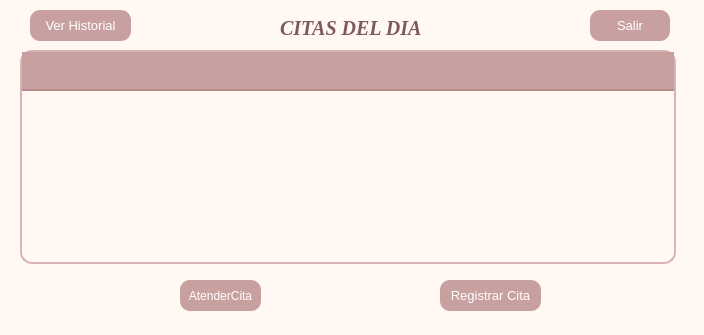
<?xml version="1.0" encoding="utf-8"?>
<ui version="4.0">
	<class>PantallaAdmin</class>
	<widget class="QDialog" name="PantallaAdmin">
		<property name="geometry">
			<rect>
				<x>0</x>
				<y>0</y>
				<width>704</width>
				<height>335</height>
			</rect>
		</property>
		<property name="windowTitle">
			<string>Dialog</string>
		</property>
		<property name="styleSheet">
			<string notr="true">    background-color: #FFF8F3;</string>
		</property>
		<widget class="QLabel" name="LabelContador">
			<property name="geometry">
				<rect>
					<x>280</x>
					<y>20</y>
					<width>271</width>
					<height>16</height>
				</rect>
			</property>
			<property name="styleSheet">
				<string notr="true">
					color: #7D5A5A;
					font-family: Georgia;
					font-size: 20px;
					font-style: italic;
					font-weight: bold;
				</string>
			</property>
			<property name="text">
				<string>CITAS DEL DIA</string>
			</property>
		</widget>
		<widget class="QTableWidget" name="TablaCola">
			<property name="geometry">
				<rect>
					<x>20</x>
					<y>50</y>
					<width>656</width>
					<height>214</height>
				</rect>
			</property>
			<property name="styleSheet">
				<string notr="true">
					QTableView {
					background-color: #FFF8F3;
					alternate-background-color: #F5EEE6;
					border: 2px solid #D8B4B4;
					border-radius: 12px;
					gridline-color: #E6D3D3;

					color: #5C4033;
					font-family: &quot;Segoe UI&quot;;
					font-size: 13px;

					selection-background-color: #E8C4C4;
					selection-color: #4A2C2A;
					}

					QHeaderView::section {
					background-color: #C9A0A0;
					color: #5C4033;

					padding: 8px;
					border: none;
					border-bottom: 2px solid #B88B8B;

					font-family: Georgia;
					font-size: 14px;
					font-weight: bold;
					}

					QTableView::item {
					padding: 6px;
					border-bottom: 1px solid #EAD7D7;
					}

					QTableView::item:hover {
					background-color: #F3DDDD;
					}

					QTableView::item:selected {
					background-color: #E8C4C4;
					color: #4A2C2A;
					}

					QScrollBar:vertical {
					background: #F5EEE6;
					width: 12px;
					border-radius: 6px;
					}

					QScrollBar::handle:vertical {
					background: #C9A0A0;
					border-radius: 6px;
					}

					QScrollBar::handle:vertical:hover {
					background: #B88B8B;
					}
				</string>
			</property>
			<attribute name="horizontalHeaderStretchLastSection">
				<bool>true</bool>
			</attribute>
			<column>
				<property name="text">
					<string/>
				</property>
			</column>
			<column>
				<property name="text">
					<string/>
				</property>
			</column>
			<column>
				<property name="text">
					<string/>
				</property>
			</column>
			<column>
				<property name="text">
					<string/>
				</property>
			</column>
			<column>
				<property name="text">
					<string/>
				</property>
			</column>
		</widget>
		<widget class="QPushButton" name="btnAtender">
			<property name="geometry">
				<rect>
					<x>180</x>
					<y>280</y>
					<width>81</width>
					<height>31</height>
				</rect>
			</property>
			<property name="styleSheet">
				<string notr="true">
					background-color: #C9A0A0;
					color: white;
					border-radius: 10px;
					padding: 8px;
					font-size: 12px;
					font-family: Segoe UI;
				</string>
			</property>
			<property name="text">
				<string>AtenderCita</string>
			</property>
		</widget>
		<widget class="QPushButton" name="btnNuevaCita">
			<property name="geometry">
				<rect>
					<x>440</x>
					<y>280</y>
					<width>101</width>
					<height>31</height>
				</rect>
			</property>
			<property name="styleSheet">
				<string notr="true">
					background-color: #C9A0A0;
					color: white;
					border-radius: 10px;
					padding: 8px;
					font-size: 13px;
					font-family: Segoe UI;
				</string>
			</property>
			<property name="text">
				<string>Registrar Cita</string>
			</property>
		</widget>
		<widget class="QPushButton" name="btnHistorial">
			<property name="geometry">
				<rect>
					<x>30</x>
					<y>10</y>
					<width>101</width>
					<height>31</height>
				</rect>
			</property>
			<property name="styleSheet">
				<string notr="true">
					background-color: #C9A0A0;
					color: white;
					border-radius: 10px;
					padding: 8px;
					font-size: 13px;
					font-family: Segoe UI;
				</string>
			</property>
			<property name="text">
				<string>Ver Historial</string>
			</property>
		</widget>
		<widget class="QPushButton" name="btnSALIR">
			<property name="geometry">
				<rect>
					<x>590</x>
					<y>10</y>
					<width>80</width>
					<height>31</height>
				</rect>
			</property>
			<property name="styleSheet">
				<string notr="true">
					background-color: #C9A0A0;
					color: white;
					border-radius: 10px;
					padding: 8px;
					font-size: 13px;
					font-family: Segoe UI;
				</string>
			</property>
			<property name="text">
				<string>Salir</string>
			</property>
		</widget>
	</widget>
	<resources/>
	<connections/>
</ui>
